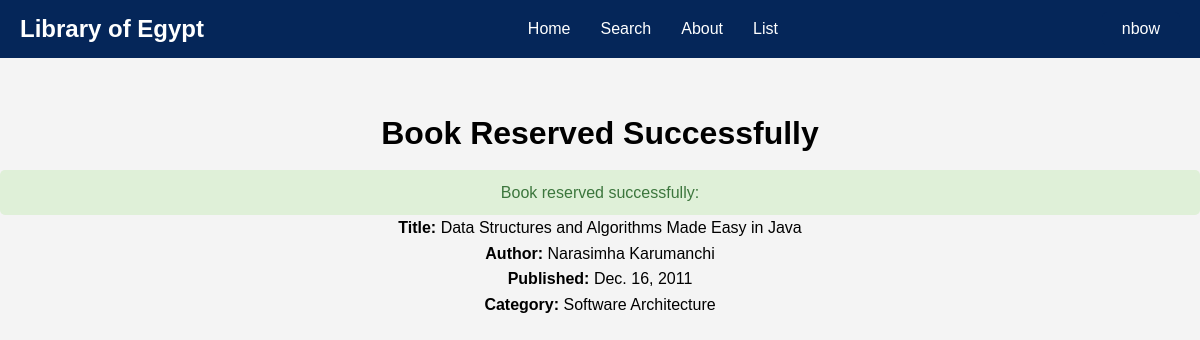
Before: /success_reserved/14/ (signed in) with the older database file.
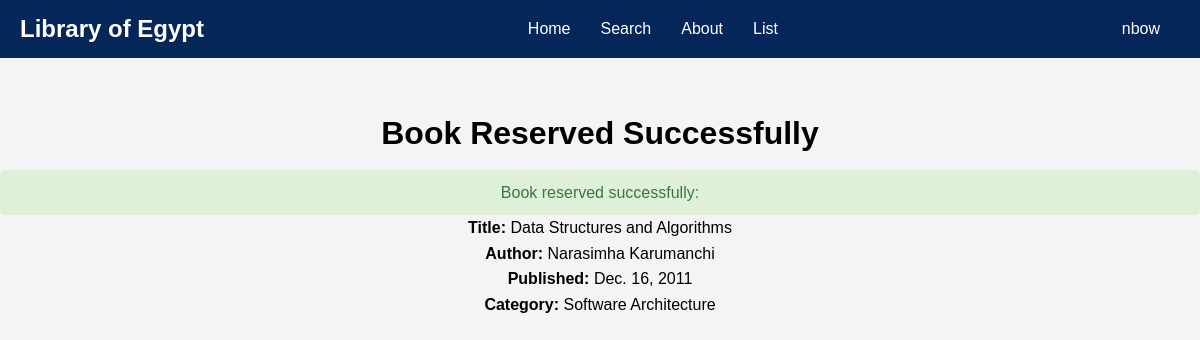
After: the same page with the newer database file.
### members/models.py (models this page shows, shortened)
class Book(models.Model):
    title = models.CharField(max_length=255)
    author = models.CharField(max_length=255)
    description = models.TextField()
    isbn = models.CharField(max_length=13)
    image_url = models.URLField()
    category = models.CharField(max_length=255)
    year_of_publish = models.DateField()
    available = models.BooleanField(default=True)  # Indicates if the book is available for borrowing

### members/views.py (the view)
# urls.py: path('success_reserved/<int:book_id>/' , views.success_reserved , name = 'success_reserved'),
def success_reserved(request , book_id):
    if request.user.is_authenticated:
        book = get_object_or_404(Book, pk=book_id)
        return render(request , 'members/successReservation.html' , {
            'reserved_book' : book
        })
    else:
        return render(request , 'members/error.html')

### members/templates/members/successReservation.html (shortened to what this page needs)
{% load static %}
<!DOCTYPE html>
<html lang="en">
<head>
    <link rel="stylesheet" href="{% static 'members/css/navBar.css' %}">
    <link rel="stylesheet" href="{% static 'members/css/successReserveBook.css' %}">
</head>
<body>
    <nav class="navbar">
        <div class="nav-container">
            <div class="logo">
                <a href="{% url 'Home' %}">Library of Egypt</a>
            </div>
            <ul class="nav-menu">
                <li><a href="{% url 'Home' %}">Home</a></li>
                <li><a href="{% url 'Search' %}">Search</a></li>
                <li><a href="{% url 'about' %}">About</a></li>
                <li><a href="{% url 'list' %}">List</a></li>
            </ul>
            <div class="login-button">
                {% if user.is_authenticated %}
                <a href="{% url 'account' %}">{{ user.username }}</a>
            {% else %}
                <a href="{% url 'Log_in' %}">Login</a>
            {% endif %}
            </div>
        </div>
    </nav>
    <div class="container">
        <h1>Book Reserved Successfully</h1>
        <p id="reservationMessage" class="reservation-message">
            {% if reserved_book %}
                Book reserved successfully:
                <ul>
                    <li><strong>Title:</strong> {{ reserved_book.title }}</li>
                    <li><strong>Author:</strong> {{ reserved_book.author }}</li>
                    <li><strong>Published:</strong> {{ reserved_book.year_of_publish }}</li>
                    <li><strong>Category:</strong> {{ reserved_book.category }}</li>
                </ul>
            {% else %}
                No reservation details found.
            {% endif %}
        </p>
    </div>
</body>
</html>

Changed rows visible on the page:
changed Book "Narasimha Karumanchi": title "Data Structures and Algorithms Made Easy in Java" → "Data Structures and Algorithms"
